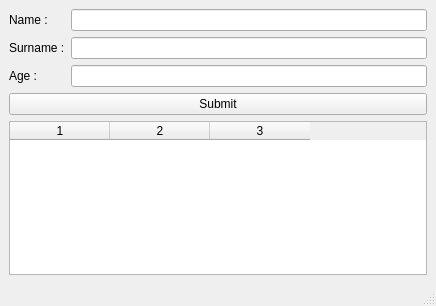
<?xml version="1.0" encoding="UTF-8"?>
<ui version="4.0">
 <class>MainWindow</class>
 <widget class="QMainWindow" name="MainWindow">
  <property name="geometry">
   <rect>
    <x>0</x>
    <y>0</y>
    <width>436</width>
    <height>306</height>
   </rect>
  </property>
  <property name="windowTitle">
   <string>MainWindow</string>
  </property>
  <widget class="QWidget" name="centralwidget">
   <layout class="QVBoxLayout" name="verticalLayout_5">
    <item>
     <layout class="QVBoxLayout" name="verticalLayout_4">
      <item>
       <layout class="QVBoxLayout" name="verticalLayout_3">
        <item>
         <layout class="QHBoxLayout" name="horizontalLayout">
          <item>
           <layout class="QVBoxLayout" name="verticalLayout">
            <item>
             <widget class="QLabel" name="label_name">
              <property name="text">
               <string>Name :</string>
              </property>
             </widget>
            </item>
            <item>
             <widget class="QLabel" name="label_surname">
              <property name="text">
               <string>Surname :</string>
              </property>
             </widget>
            </item>
            <item>
             <widget class="QLabel" name="label_age">
              <property name="text">
               <string>Age :</string>
              </property>
             </widget>
            </item>
           </layout>
          </item>
          <item>
           <layout class="QVBoxLayout" name="verticalLayout_2">
            <item>
             <widget class="QLineEdit" name="lineEdit_name"/>
            </item>
            <item>
             <widget class="QLineEdit" name="lineEdit_surname"/>
            </item>
            <item>
             <widget class="QLineEdit" name="lineEdit_age"/>
            </item>
           </layout>
          </item>
         </layout>
        </item>
        <item>
         <widget class="QPushButton" name="pushButton">
          <property name="text">
           <string>Submit</string>
          </property>
         </widget>
        </item>
       </layout>
      </item>
     </layout>
    </item>
    <item>
     <widget class="QTableWidget" name="tableWidget">
      <property name="rowCount">
       <number>0</number>
      </property>
      <property name="columnCount">
       <number>3</number>
      </property>
      <column/>
      <column/>
      <column/>
     </widget>
    </item>
   </layout>
  </widget>
  <widget class="QMenuBar" name="menubar">
   <property name="geometry">
    <rect>
     <x>0</x>
     <y>0</y>
     <width>436</width>
     <height>25</height>
    </rect>
   </property>
  </widget>
  <widget class="QStatusBar" name="statusbar"/>
 </widget>
 <resources/>
 <connections/>
</ui>
